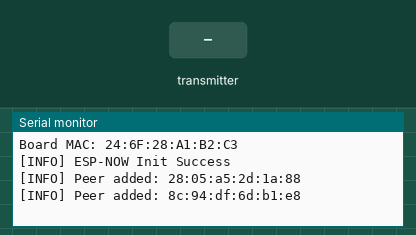
The sketch below on a simulated ESP32. Shown: the last lines printed to the serial monitor. The inputs (shaded band) are chosen by the test bench.

Above: at 2.2 s.
2.3 s: the transmitter starts sending sender = 0
At 2.61 s:
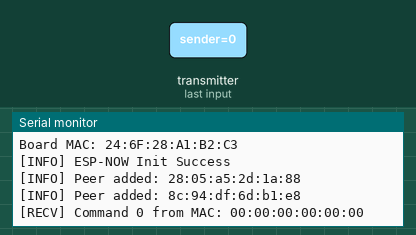
4.3 s: the transmitter starts sending cmd = 1
At 4.61 s:
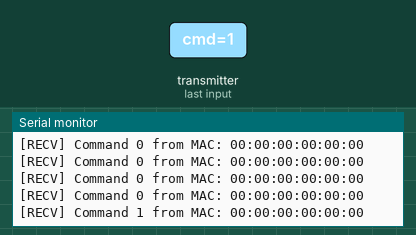

Measured:
- after the input at 2.3 s, the serial monitor: prints a new line at once (image 1)
- after the input at 4.3 s, the serial monitor: prints a new line at once (image 2)

The sketch:

Reciever.ino
```cpp
#include <esp_now.h>
#include <WiFi.h>

// Replace with your OWN MAC address for this specific board
uint8_t myMac[] = {0x68, 0x25, 0xDD, 0x22, 0x9B, 0x14};

uint8_t peers[][6] = {
  {0x68, 0x25, 0xDD, 0x22, 0x9B, 0x14},
  {0x28, 0x05, 0xA5, 0x2D, 0x1A, 0x88},
  {0x8C, 0x94, 0xDF, 0x6D, 0xB1, 0xE8}
};

typedef struct struct_message {
    char sender[18];
    int cmd;
} struct_message;

struct_message myData;

void OnDataRecv(const uint8_t * mac, const uint8_t *incomingData, int len) {
  memcpy(&myData, incomingData, sizeof(myData));
  Serial.printf("[RECV] Command %d from MAC: %02x:%02x:%02x:%02x:%02x:%02x\n",
                myData.cmd, mac[0], mac[1], mac[2], mac[3], mac[4], mac[5]);
}

void setup() {
  Serial.begin(115200);
  delay(1000); // Essential for Serial Monitor to catch the first print

  WiFi.mode(WIFI_STA);
  Serial.printf("Board MAC: %s\n", WiFi.macAddress().c_str());

  if (esp_now_init() != ESP_OK) {
    Serial.println("[ERROR] ESP-NOW Init Failed");
    return;
  }
  Serial.println("[INFO] ESP-NOW Init Success");

  esp_now_register_recv_cb(esp_now_recv_cb_t(OnDataRecv));

  // Register peers
  for (int i = 0; i < 3; i++) {
    // Skip adding our own MAC as a peer
    if (memcmp(peers[i], myMac, 6) == 0) continue;

    esp_now_peer_info_t peerInfo = {};
    memcpy(peerInfo.peer_addr, peers[i], 6);
    peerInfo.channel = 0;
    peerInfo.encrypt = false;

    if (esp_now_add_peer(&peerInfo) != ESP_OK) {
      Serial.printf("[ERROR] Failed to add peer: %02x:%02x:%02x:%02x:%02x:%02x\n",
                    peers[i][0], peers[i][1], peers[i][2], peers[i][3], peers[i][4], peers[i][5]);
    } else {
      Serial.printf("[INFO] Peer added: %02x:%02x:%02x:%02x:%02x:%02x\n",
                    peers[i][0], peers[i][1], peers[i][2], peers[i][3], peers[i][4], peers[i][5]);
    }
  }
}

void loop() {
  // Add loop logic to broadcast commands here
  delay(5000);
}
```
